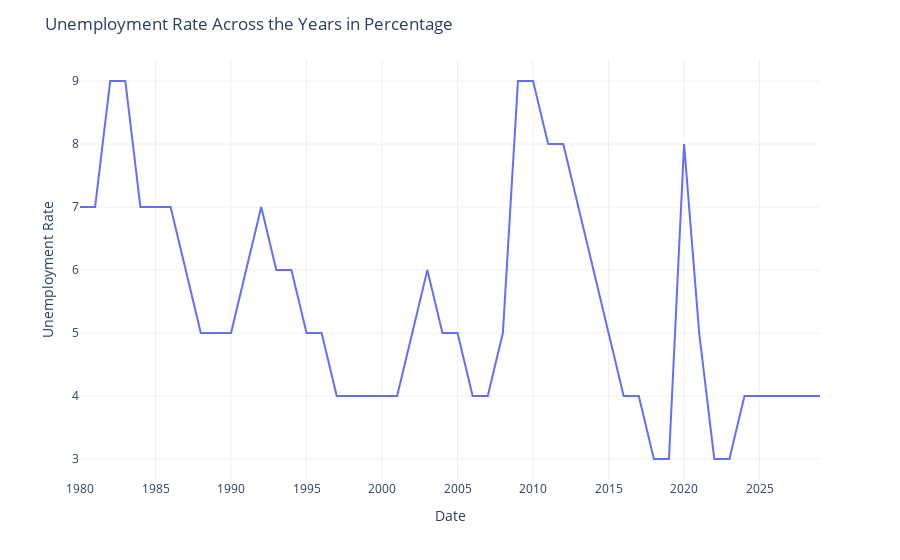

Here is the notebook cell this chart was saved with:
### Code cell
fig3 = px.line(new_df, x="Year", y="Unemployment_precentage")

fig3.update_layout(
    title="Unemployment Rate Across the Years in Percentage",
    xaxis_title="Date",
    yaxis_title="Unemployment Rate",
    template="plotly_white"
)

fig3.show()

### Figure 1 — Plotly figure (JSON) as saved in the notebook; plotly's stock layout.template omitted (floating-point values rounded to 4 significant figures)
{"data": [{"hovertemplate": "Year=%{x}<br>Unemployment_precentage=%{y}<extra></extra>", "legendgroup": "", "line": {"color": "#636efa", "dash": "solid"}, "marker": {"symbol": "circle"}, "mode": "lines", "name": "", "orientation": "v", "showlegend": false, "type": "scatter", "x": [1980, 1981, 1982, 1983, 1984, 1985, 1986, 1987, 1988, 1989, 1990, 1991, 1992, 1993, 1994, 1995, 1996, 1997, 1998, 1999, 2000, 2001, 2002, 2003, 2004, 2005, 2006, 2007, 2008, 2009, 2010, 2011, 2012, 2013, 2014, 2015, 2016, 2017, 2018, 2019, 2020, 2021, 2022, 2023, 2024, 2025, 2026, 2027, 2028, 2029], "xaxis": "x", "y": [7, 7, 9, 9, 7, 7, 7, 6, 5, 5, 5, 6, 7, 6, 6, 5, 5, 4, 4, 4, 4, 4, 5, 6, 5, 5, 4, 4, 5, 9, 9, 8, 8, 7, 6, 5, 4, 4, 3, 3, 8, 5, 3, 3, 4, 4, 4, 4, 4, 4], "yaxis": "y"}], "layout": {"legend": {"tracegroupgap": 0}, "margin": {"t": 60}, "title": {"text": "Unemployment Rate Across the Years in Percentage"}, "xaxis": {"anchor": "y", "domain": [0, 1], "title": {"text": "Date"}}, "yaxis": {"anchor": "x", "domain": [0, 1], "title": {"text": "Unemployment Rate"}}}}
